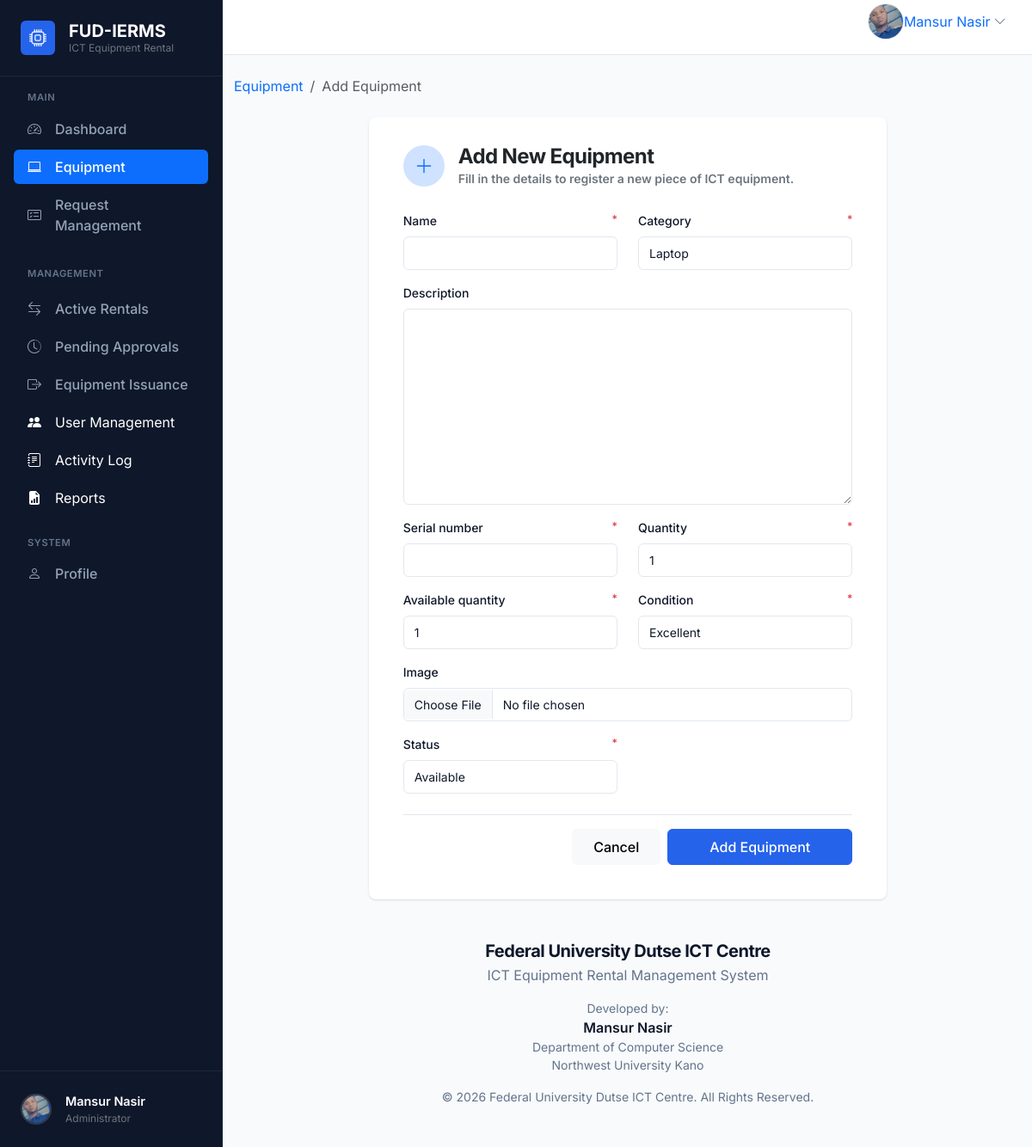
Page /equipment/add/ (signed in) on the committed database.
### accounts/models.py (models this page shows, shortened)
class User(AbstractUser):
    objects = CustomUserManager()
    class Role(models.TextChoices):
        ADMIN = "ADMIN", "Admin"
        STUDENT = "STUDENT", "Student"
        STAFF = "STAFF", "Staff"
    role = models.CharField(
        max_length=20,
        choices=Role.choices,
        default=Role.STUDENT,
        db_index=True,
    )
    phone = models.CharField(max_length=20, blank=True, db_index=True)
    faculty = models.CharField(max_length=255, blank=True)
    department = models.CharField(max_length=255, blank=True)
    profile_image = models.ImageField(
        upload_to="profile_images/",
        blank=True,
        null=True,
    )
    created_at = models.DateTimeField(auto_now_add=True)
    updated_at = models.DateTimeField(auto_now=True)
    class Meta:
        verbose_name = "User"
        verbose_name_plural = "Users"
        ordering = ["-created_at"]
        indexes = [
            models.Index(fields=["role"]),
        ]

### equipment/views.py (the view, shortened to what this page needs)
# urls.py: path("add/", views.EquipmentCreateView.as_view(), name="create"),
class EquipmentCreateView(LoginRequiredMixin, PermissionRequiredMixin, CreateView):
    model = Equipment
    form_class = EquipmentForm
    template_name = "equipment/equipment_create.html"
    permission_required = "equipment.add_equipment"

### templates/equipment/equipment_create.html (shortened to what this page needs)
{% extends "base.html" %}
{% block content %}
<nav aria-label="breadcrumb" class="mb-4">
  <ol class="breadcrumb">
    <li class="breadcrumb-item"><a href="{% url 'equipment:list' %}" class="text-decoration-none">Equipment</a></li>
    <li class="breadcrumb-item active" aria-current="page">Add Equipment</li>
  </ol>
</nav>
<div class="row justify-content-center">
  <div class="col-12 col-md-10 col-lg-8">
    <div class="card border-0 shadow-sm p-3">
      <div class="card-header border-0 bg-transparent pb-0">
        <div class="d-flex align-items-center gap-3 mb-1">
          <div class="d-inline-flex align-items-center justify-content-center bg-primary-subtle text-primary rounded-circle" style="width: 48px; height: 48px;">
            <svg xmlns="http://www.w3.org/2000/svg" width="22" height="22" fill="currentColor" class="bi bi-plus-lg" viewBox="0 0 16 16">
              <path fill-rule="evenodd" d="M8 2a.5.5 0 0 1 .5.5v5h5a.5.5 0 0 1 0 1h-5v5a.5.5 0 0 1-1 0v-5h-5a.5.5 0 0 1 0-1h5v-5A.5.5 0 0 1 8 2"/>
            </svg>
          </div>
          <div>
            <h2 class="h4 fw-bold text-dark mb-0">Add New Equipment</h2>
            <p class="text-secondary small mb-0">Fill in the details to register a new piece of ICT equipment.</p>
          </div>
        </div>
      </div>
      <div class="card-body pt-4">
        <form method="post" enctype="multipart/form-data" novalidate>
          <div class="row">
            {% for field in form.visible_fields %}
              <div class="{% if field.name == 'description' or field.name == 'image' %}col-12{% else %}col-md-6{% endif %} mb-3">
                <label class="form-label d-flex justify-content-between" for="{{ field.id_for_label }}">
                  <span>{{ field.label }}</span>
                  {% if field.field.required %}
                    <span class="text-danger small">*</span>
                  {% endif %}
                </label>
                {{ field }}
              </div>
            {% endfor %}
          </div>
          <div class="d-flex justify-content-end gap-2 pt-3 border-top border-light mt-2">
            <a href="{% url 'equipment:list' %}" class="btn btn-light px-4 py-2">Cancel</a>
            <button type="submit" class="btn btn-primary px-5 py-2">Add Equipment</button>
          </div>
        </form>
      </div>
    </div>
  </div>
</div>
{% endblock content %}

### templates/base.html (shortened to what this page needs)
{% load static %}
<!doctype html>
<html lang="en">
  <head>
    <link
      href="https://cdn.jsdelivr.net/npm/bootstrap@5.3.3/dist/css/bootstrap.min.css"
      rel="stylesheet"
    />
    <link rel="stylesheet" href="https://cdn.jsdelivr.net/npm/bootstrap-icons@1.11.3/font/bootstrap-icons.min.css">
  </head>
  <body>
    <div class="app-shell">
      <aside class="app-sidebar collapse d-lg-block" id="sidebarCollapse">
        {% include "partials/sidebar.html" %}
      </aside>
      <div class="app-main">
        <header class="app-topbar">
          <div class="container-fluid px-3 px-lg-4">
            <div class="topbar-row d-flex align-items-center justify-content-between gap-3">
              <div class="d-flex align-items-center gap-3">
                {% if user.is_authenticated %}
                  <div class="dropdown profile-menu" data-bs-auto-close="true">
                    <a
                      class="profile-toggle d-flex align-items-center text-decoration-none rounded"
                      href="#"
                      id="profileDropdown"
                      role="button"
                      data-bs-toggle="dropdown"
                      aria-expanded="false"
                      aria-label="User menu"
                    >
                      {% if user.profile_image %}
                        <img
                          src="{{ user.profile_image.url }}"
                          alt="{{ user.username }}"
                          class="avatar-img profile-avatar"
                        >
                      {% else %}
                        <div class="avatar-placeholder profile-avatar-placeholder">
                          {{ user.username|slice:":1"|upper }}
                        </div>
                      {% endif %}
                      <span class="profile-name profile-name-full d-none d-md-inline text-nowrap text-truncate" title="{{ user.get_full_name|default:user.username }}">
                        {{ user.get_full_name|default:user.username }}
                      </span>
                      <i class="bi bi-chevron-down ms-1 text-muted profile-chevron" aria-hidden="true"></i>
                    </a>
                  </div>
                {% else %}
                  <a class="btn btn-light" href="{% url 'accounts:login' %}"><i class="bi bi-box-arrow-in-right me-2"></i>Login</a>
                  <a class="btn btn-primary" href="{% url 'accounts:register' %}">Create Account</a>
                {% endif %}
              </div>
            </div>
          </div>
        </header>
        <main class="app-content">
          <div class="container py-4">
        {% block content %}{% endblock content %}
        <footer class="py-4 mt-auto">
          <div class="container text-center">
            <h5 class="fw-bold mb-1">{{ organization_name }}</h5>
            <p class="text-muted mb-3">{{ system_name }}</p>
            <div class="mb-3">
              <p class="mb-0 text-muted small">Developed by:</p>
              <p class="mb-0 fw-semibold">Mansur Nasir</p>
              <p class="mb-0 small text-muted">Department of Computer Science</p>
              <p class="mb-0 small text-muted">Northwest University Kano</p>
            </div>
            <p class="text-muted small mb-0">{{ copyright_text }}. All Rights Reserved.</p>
          </div>
        </footer>
      </div>
    </main>
  </body>
</html>

### templates/partials/sidebar.html (shortened to what this page needs)
{% load static %}
{% with current_path=request.path %}
<div class="d-flex flex-column h-100 bg-sidebar" style="background-color: var(--sidebar-bg); border-right: 1px solid #1e293b;">
  <div class="p-4 border-bottom border-secondary d-none d-lg-block" style="border-color: #1e293b !important;">
    <a class="d-flex align-items-center gap-3 text-white text-decoration-none" href="{% url 'home' %}">
      <div class="d-flex align-items-center justify-content-center rounded" style="width: 40px; height: 40px; background-color: var(--primary);">
        <i class="bi bi-cpu text-white fs-5"></i>
      </div>
      <div class="d-flex flex-column">
        <span class="fw-bold fs-5 lh-1 mb-1">FUD-IERMS</span>
        <span class="text-secondary small lh-1" style="font-size: 0.75rem;">ICT Equipment Rental</span>
      </div>
    </a>
  </div>
  <div class="flex-grow-1 overflow-auto py-3">
    <div class="px-3">
      <div class="text-uppercase text-secondary fw-semibold mb-2 px-3" style="font-size: 0.7rem; letter-spacing: 0.05em; color: #64748B !important;">Main</div>
      <nav class="nav flex-column gap-1">
        {% if user.is_authenticated %}
          <a class="nav-link px-3 py-2 rounded d-flex align-items-center gap-3 text-white {% if 'admin-dashboard' in current_path or 'student-dashboard' in current_path or 'staff-dashboard' in current_path %}active bg-primary{% endif %}"
             href="{% url 'accounts:dashboard' %}"
             style="{% if 'admin-dashboard' not in current_path and 'student-dashboard' not in current_path and 'staff-dashboard' not in current_path %}color: #94A3B8 !important;{% endif %} font-weight: 500;">
            <i class="bi bi-speedometer2"></i>
            <span>Dashboard</span>
          </a>
        {% endif %}
        <a class="nav-link px-3 py-2 rounded d-flex align-items-center gap-3 text-white {% if 'equipment' in current_path %}active bg-primary{% endif %}"
           href="{% url 'equipment:list' %}"
           style="{% if 'equipment' not in current_path %}color: #94A3B8 !important;{% endif %} font-weight: 500;">
          <i class="bi bi-laptop"></i>
          <span>Equipment</span>
        </a>
        {% if user.is_authenticated %}
          {% if user.role|upper == 'ADMIN' %}
            <a class="nav-link px-3 py-2 rounded d-flex align-items-center gap-3 text-white {% if 'admin_request_management' in current_path %}active bg-primary{% endif %}"
               href="{% url 'rentals:admin_request_management' %}"
               style="{% if 'rentals' not in current_path or 'pending' in current_path %}color: #94A3B8 !important;{% endif %} font-weight: 500;">
              <i class="bi bi-card-checklist"></i>
              <span>Request Management</span>
            </a>
            <div class="mt-4 mb-2 text-uppercase text-secondary fw-semibold px-3" style="font-size: 0.7rem; letter-spacing: 0.05em; color: #64748B !important;">Management</div>
            <a class="nav-link px-3 py-2 rounded d-flex align-items-center gap-3 text-white {% if 'rentals/active/' in current_path or 'active_rentals' in current_path %}active bg-primary{% endif %}"
               href="{% url 'rentals:active_rentals' %}"
               style="{% if 'rentals/active/' not in current_path and 'active_rentals' not in current_path %}color: #94A3B8 !important;{% endif %} font-weight: 500;">
              <i class="bi bi-arrow-left-right"></i>
              <span>Active Rentals</span>
            </a>
            <a class="nav-link px-3 py-2 rounded d-flex align-items-center gap-3 text-white {% if 'rentals/pending' in current_path %}active bg-primary{% endif %}"
               href="{% url 'rentals:pending_list' %}"
               style="{% if 'rentals/pending' not in current_path %}color: #94A3B8 !important;{% endif %} font-weight: 500;">
              <i class="bi bi-clock-history"></i>
              <span>Pending Approvals</span>
            </a>
            <a class="nav-link px-3 py-2 rounded d-flex align-items-center gap-3 text-white {% if 'rentals/issuance' in current_path %}active bg-primary{% endif %}"
               href="{% url 'rentals:issuance_list' %}"
               style="{% if 'rentals/issuance' not in current_path %}color: #94A3B8 !important;{% endif %} font-weight: 500;">
              <i class="bi bi-box-arrow-right"></i>
              <span>Equipment Issuance</span>
            </a>
            <a class="nav-link px-3 py-2 rounded d-flex align-items-center gap-3 text-white " href="{% url 'accounts:manage_user_list' %}">
                <i class="bi bi-people-fill"></i> <span>User Management</span>
            </a>
            <a class="nav-link px-3 py-2 rounded d-flex align-items-center gap-3 text-white {% if request.resolver_match.app_name == 'activitylog' %}active bg-primary{% endif %}" href="{% url 'activitylog:log_list' %}">
                <i class="bi bi-journal-text"></i> <span>Activity Log</span>
            </a>
            <a class="nav-link px-3 py-2 rounded d-flex align-items-center gap-3 text-white {% if request.resolver_match.app_name == 'reports' %}active bg-primary{% endif %}" href="{% url 'reports:index' %}">
                <i class="bi bi-file-earmark-bar-graph-fill"></i> <span>Reports</span>
            </a>
          {% endif %}
        {% endif %}
      </nav>
      {% if user.is_authenticated %}
      <div class="mt-4 mb-2 text-uppercase text-secondary fw-semibold px-3" style="font-size: 0.7rem; letter-spacing: 0.05em; color: #64748B !important;">System</div>
      <nav class="nav flex-column gap-1">
        <a class="nav-link px-3 py-2 rounded d-flex align-items-center gap-3 text-white {% if 'profile' in current_path %}active bg-primary{% endif %}"
           href="{% url 'accounts:profile' %}"
           style="{% if 'profile' not in current_path %}color: #94A3B8 !important;{% endif %} font-weight: 500;">
          <i class="bi bi-person"></i>
          <span>Profile</span>
        </a>
      </nav>
      {% endif %}
    </div>
  </div>
  <div class="p-3 border-top border-secondary mt-auto" style="border-color: #1e293b !important;">
    {% if user.is_authenticated %}
      <a href="{% url 'accounts:profile' %}" class="d-flex align-items-center gap-3 text-decoration-none px-2 py-2 rounded hover-bg" style="color: #94A3B8;">
        {% if user.profile_image %}
          <img src="{{ user.profile_image.url }}" alt="{{ user.username }}" class="rounded-circle" style="width: 36px; height: 36px; object-fit: cover; border: 2px solid rgba(255,255,255,0.15);">
        {% else %}
          <div class="d-flex align-items-center justify-content-center rounded-circle fw-bold" style="width: 36px; height: 36px; font-size: 0.875rem; background-color: var(--primary); color: #fff; border: 2px solid rgba(255,255,255,0.15);">
            {{ user.username|slice:":1"|upper }}
          </div>
        {% endif %}
        <div class="d-flex flex-column overflow-hidden">
          <span class="text-white fw-semibold text-truncate" style="max-width: 150px; font-size: 0.9rem;">{{ user.get_full_name|default:user.username }}</span>
          <span class="text-secondary small text-truncate" style="font-size: 0.75rem; max-width: 150px;">{% if user.is_superuser %}Administrator{% else %}{{ user.get_role_display }}{% endif %}</span>
        </div>
      </a>
    {% else %}
      <div class="d-grid gap-2">
        <a class="btn btn-outline-light btn-sm" href="{% url 'accounts:login' %}">Login</a>
        <a class="btn btn-primary btn-sm" href="{% url 'accounts:register' %}">Register</a>
      </div>
    {% endif %}
  </div>
</div>
{% endwith %}

### rows in the picture
User: profile_image (picture), get_full_name "Mansur Nasir"

### other values in the picture
{{ field.label }} "Name" "Category" "Description" "Serial number" "Quantity" "Available quantity" "Condition" "Image" "Status"
{{ organization_name }} "Federal University Dutse ICT Centre"
{{ system_name }} "ICT Equipment Rental Management System"
{{ copyright_text }} "© 2026 Federal University Dutse ICT Centre"
